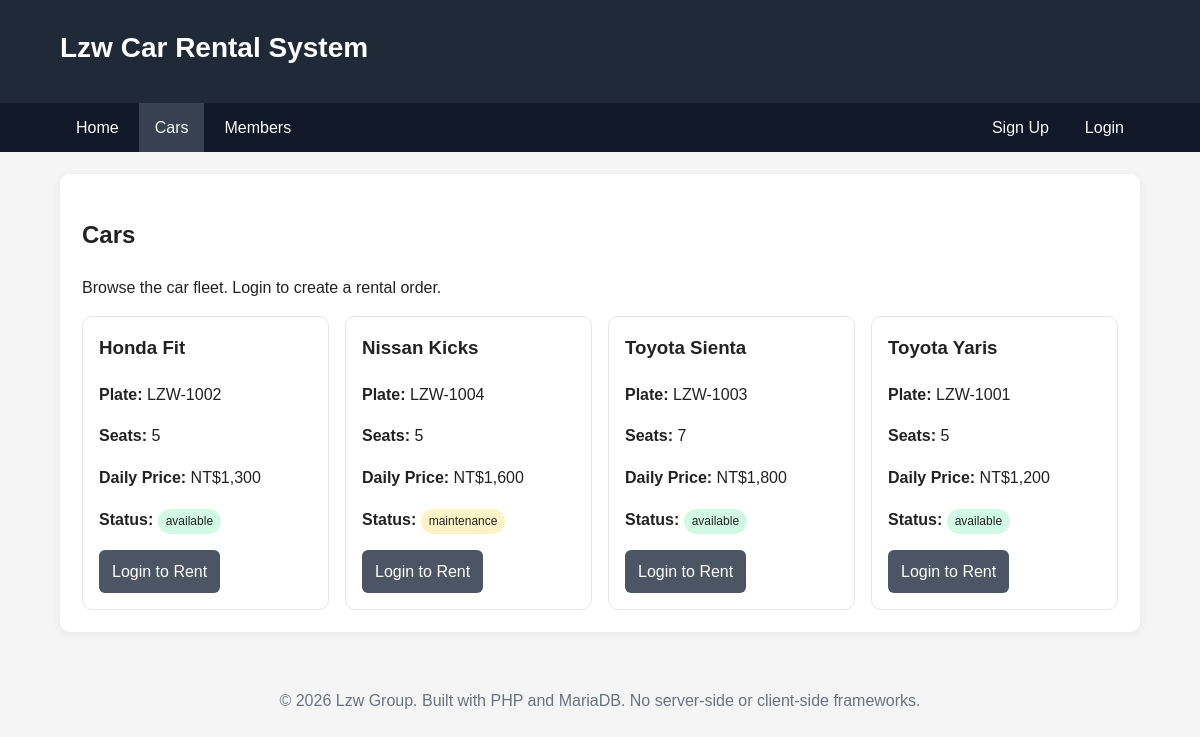
The app's page /cars.php with its own data.
### tables this page shows
CREATE TABLE cars (
    car_id INT AUTO_INCREMENT PRIMARY KEY,
    plate_number VARCHAR(20) NOT NULL UNIQUE,
    brand VARCHAR(60) NOT NULL,
    model VARCHAR(60) NOT NULL,
    seat_count INT NOT NULL,
    daily_price DECIMAL(10,2) NOT NULL,
    status ENUM('available', 'maintenance') NOT NULL DEFAULT 'available',
    created_at TIMESTAMP NOT NULL DEFAULT CURRENT_TIMESTAMP,
    CHECK (seat_count > 0),
    CHECK (daily_price >= 0)
);

### src/db.php (called while the page is built, shortened)
<?php
function db(): PDO
{
    static $pdo = null;
    if ($pdo === null) {
        $dsn = 'mysql:host=' . DB_HOST . ';dbname=' . DB_NAME . ';charset=utf8mb4';
        $options = [
            PDO::ATTR_ERRMODE => PDO::ERRMODE_EXCEPTION,
            PDO::ATTR_DEFAULT_FETCH_MODE => PDO::FETCH_ASSOC,
            PDO::ATTR_EMULATE_PREPARES => false,
        ];
        $pdo = new PDO($dsn, DB_USER, DB_PASS, $options);
    }
    return $pdo;
}
?>

### src/functions.php (called while the page is built, shortened)
<?php
function e($value): string
{
    return htmlspecialchars((string)$value, ENT_QUOTES, 'UTF-8');
}
function current_user(): ?array
{
    return $_SESSION['user'] ?? null;
}
function is_logged_in(): bool
{
    return current_user() !== null;
}
?>

### public/cars.php (the view)
<?php
require_once __DIR__ . '/../src/db.php';
require_once __DIR__ . '/../src/header.php';
$cars = db()->query('SELECT * FROM cars ORDER BY brand ASC, model ASC')->fetchAll();
?>
<h2>Cars</h2>
<p>Browse the car fleet. Login to create a rental order.</p>
<?php if (!$cars): ?>
    <p>No cars found.</p>
<?php else: ?>
    <div class="grid">
        <?php foreach ($cars as $car): ?>
            <article class="card">
                <h3><?= e($car['brand'] . ' ' . $car['model']) ?></h3>
                <p><strong>Plate:</strong> <?= e($car['plate_number']) ?></p>
                <p><strong>Seats:</strong> <?= e($car['seat_count']) ?></p>
                <p><strong>Daily Price:</strong> NT$<?= e(number_format((float)$car['daily_price'], 0)) ?></p>
                <p><strong>Status:</strong> <span class="badge <?= e($car['status']) ?>"><?= e($car['status']) ?></span></p>
                <?php if (is_logged_in() && $car['status'] === 'available'): ?>
                    <a class="button" href="rentals.php?car_id=<?= e($car['car_id']) ?>">Rent This Car</a>
                <?php elseif (!is_logged_in()): ?>
                    <a class="button secondary" href="login.php">Login to Rent</a>
                <?php endif; ?>
            </article>
        <?php endforeach; ?>
    </div>
<?php endif; ?>
<?php require_once __DIR__ . '/../src/footer.php'; ?>

### public/styles.css (style rules this page uses)
* { box-sizing: border-box; }
body { margin: 0; font-family: Arial, Helvetica, sans-serif; line-height: 1.6; color: #222; background: #f5f5f5; }
.grid { display: grid; grid-template-columns: repeat(auto-fit, minmax(240px, 1fr)); gap: 16px; }
.card { border: 1px solid #e5e7eb; border-radius: 10px; padding: 16px; background: #fff; }
.card h3 { margin-top: 0; }
.badge { display: inline-block; padding: 3px 8px; border-radius: 999px; font-size: 12px; background: #e5e7eb; }
.badge.available, .badge.returned { background: #d1fae5; }
.badge.maintenance, .badge.cancelled { background: #fef3c7; }
button, .button { display: inline-block; border: 0; border-radius: 6px; padding: 9px 13px; background: #2563eb; color: #fff; text-decoration: none; cursor: pointer; font: inherit; }
.button.secondary { background: #4b5563; }

### records on screen
cars: brand+model "Honda Fit", plate_number "LZW-1002", seat_count "5", daily_price "1,300", status "available"
cars: brand+model "Nissan Kicks", plate_number "LZW-1004", seat_count "5", daily_price "1,600", status "maintenance"
cars: brand+model "Toyota Sienta", plate_number "LZW-1003", seat_count "7", daily_price "1,800", status "available"
cars: brand+model "Toyota Yaris", plate_number "LZW-1001", seat_count "5", daily_price "1,200", status "available"

### other values on screen
APP_NAME "Lzw Car Rental System"
